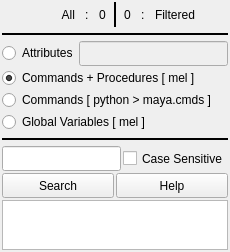
<?xml version="1.0" encoding="UTF-8"?>
<ui version="4.0">
	<class>WindowMain</class>
	<widget class="QMainWindow" name="WindowMain">
		<property name="geometry">
			<rect>
				<x>0</x>
				<y>0</y>
				<width>230</width>
				<height>252</height>
			</rect>
		</property>
		<property name="windowTitle">
			<string>Developer</string>
		</property>
		<property name="windowIcon">
			<iconset>
				<normaloff>../prefs/icons/ToolSeq.svg</normaloff>../prefs/icons/ToolSeq.svg
			</iconset>
		</property>
		<widget class="QWidget" name="Widget_00">
			<layout class="QVBoxLayout" name="verticalLayout">
				<property name="spacing">
					<number>2</number>
				</property>
				<property name="leftMargin">
					<number>2</number>
				</property>
				<property name="topMargin">
					<number>2</number>
				</property>
				<property name="rightMargin">
					<number>2</number>
				</property>
				<property name="bottomMargin">
					<number>2</number>
				</property>
				<item>
					<widget class="QWidget" name="Widget_01" native="true">
						<layout class="QHBoxLayout" name="horizontalLayout_8">
							<property name="spacing">
								<number>4</number>
							</property>
							<property name="leftMargin">
								<number>0</number>
							</property>
							<property name="topMargin">
								<number>0</number>
							</property>
							<property name="rightMargin">
								<number>0</number>
							</property>
							<property name="bottomMargin">
								<number>0</number>
							</property>
							<item>
								<widget class="QWidget" name="Widget_011" native="true">
									<layout class="QHBoxLayout" name="horizontalLayout_4">
										<property name="spacing">
											<number>10</number>
										</property>
										<property name="leftMargin">
											<number>0</number>
										</property>
										<property name="topMargin">
											<number>0</number>
										</property>
										<property name="rightMargin">
											<number>0</number>
										</property>
										<property name="bottomMargin">
											<number>0</number>
										</property>
										<item>
											<widget class="QLabel" name="label_7">
												<property name="sizePolicy">
													<sizepolicy hsizetype="Ignored" vsizetype="Ignored">
														<horstretch>0</horstretch>
														<verstretch>0</verstretch>
													</sizepolicy>
												</property>
												<property name="minimumSize">
													<size>
														<width>0</width>
														<height>25</height>
													</size>
												</property>
												<property name="text">
													<string>All</string>
												</property>
												<property name="alignment">
													<set>Qt::AlignRight|Qt::AlignTrailing|Qt::AlignVCenter</set>
												</property>
											</widget>
										</item>
										<item>
											<widget class="QLabel" name="label_2">
												<property name="sizePolicy">
													<sizepolicy hsizetype="Fixed" vsizetype="Ignored">
														<horstretch>0</horstretch>
														<verstretch>0</verstretch>
													</sizepolicy>
												</property>
												<property name="minimumSize">
													<size>
														<width>0</width>
														<height>25</height>
													</size>
												</property>
												<property name="text">
													<string>:</string>
												</property>
											</widget>
										</item>
										<item>
											<widget class="QLabel" name="Label_CountAll">
												<property name="sizePolicy">
													<sizepolicy hsizetype="Fixed" vsizetype="Ignored">
														<horstretch>0</horstretch>
														<verstretch>0</verstretch>
													</sizepolicy>
												</property>
												<property name="minimumSize">
													<size>
														<width>0</width>
														<height>25</height>
													</size>
												</property>
												<property name="text">
													<string>0</string>
												</property>
											</widget>
										</item>
									</layout>
								</widget>
							</item>
							<item>
								<widget class="Line" name="line">
									<property name="sizePolicy">
										<sizepolicy hsizetype="Fixed" vsizetype="Ignored">
											<horstretch>0</horstretch>
											<verstretch>0</verstretch>
										</sizepolicy>
									</property>
									<property name="minimumSize">
										<size>
											<width>10</width>
											<height>25</height>
										</size>
									</property>
									<property name="frameShadow">
										<enum>QFrame::Plain</enum>
									</property>
									<property name="lineWidth">
										<number>2</number>
									</property>
									<property name="orientation">
										<enum>Qt::Vertical</enum>
									</property>
								</widget>
							</item>
							<item>
								<widget class="QWidget" name="Widget_012" native="true">
									<layout class="QHBoxLayout" name="horizontalLayout_7">
										<property name="spacing">
											<number>10</number>
										</property>
										<property name="leftMargin">
											<number>0</number>
										</property>
										<property name="topMargin">
											<number>0</number>
										</property>
										<property name="rightMargin">
											<number>0</number>
										</property>
										<property name="bottomMargin">
											<number>0</number>
										</property>
										<item>
											<widget class="QLabel" name="Label_CountFiltered">
												<property name="sizePolicy">
													<sizepolicy hsizetype="Fixed" vsizetype="Ignored">
														<horstretch>0</horstretch>
														<verstretch>0</verstretch>
													</sizepolicy>
												</property>
												<property name="minimumSize">
													<size>
														<width>0</width>
														<height>25</height>
													</size>
												</property>
												<property name="text">
													<string>0</string>
												</property>
											</widget>
										</item>
										<item>
											<widget class="QLabel" name="label_6">
												<property name="sizePolicy">
													<sizepolicy hsizetype="Fixed" vsizetype="Ignored">
														<horstretch>0</horstretch>
														<verstretch>0</verstretch>
													</sizepolicy>
												</property>
												<property name="minimumSize">
													<size>
														<width>0</width>
														<height>25</height>
													</size>
												</property>
												<property name="text">
													<string>:</string>
												</property>
											</widget>
										</item>
										<item>
											<widget class="QLabel" name="label">
												<property name="sizePolicy">
													<sizepolicy hsizetype="Ignored" vsizetype="Ignored">
														<horstretch>0</horstretch>
														<verstretch>0</verstretch>
													</sizepolicy>
												</property>
												<property name="minimumSize">
													<size>
														<width>0</width>
														<height>25</height>
													</size>
												</property>
												<property name="text">
													<string>Filtered</string>
												</property>
											</widget>
										</item>
									</layout>
								</widget>
							</item>
						</layout>
					</widget>
				</item>
				<item>
					<widget class="Line" name="Widget_02">
						<property name="sizePolicy">
							<sizepolicy hsizetype="Ignored" vsizetype="Fixed">
								<horstretch>0</horstretch>
								<verstretch>0</verstretch>
							</sizepolicy>
						</property>
						<property name="minimumSize">
							<size>
								<width>0</width>
								<height>10</height>
							</size>
						</property>
						<property name="frameShadow">
							<enum>QFrame::Plain</enum>
						</property>
						<property name="lineWidth">
							<number>2</number>
						</property>
						<property name="orientation">
							<enum>Qt::Horizontal</enum>
						</property>
					</widget>
				</item>
				<item>
					<widget class="QWidget" name="Widget_03" native="true">
						<layout class="QVBoxLayout" name="verticalLayout_2">
							<property name="spacing">
								<number>2</number>
							</property>
							<property name="leftMargin">
								<number>0</number>
							</property>
							<property name="topMargin">
								<number>0</number>
							</property>
							<property name="rightMargin">
								<number>0</number>
							</property>
							<property name="bottomMargin">
								<number>0</number>
							</property>
							<item>
								<widget class="QWidget" name="Widget_031" native="true">
									<layout class="QHBoxLayout" name="horizontalLayout_5" stretch="1,2">
										<property name="spacing">
											<number>2</number>
										</property>
										<property name="leftMargin">
											<number>0</number>
										</property>
										<property name="topMargin">
											<number>0</number>
										</property>
										<property name="rightMargin">
											<number>0</number>
										</property>
										<property name="bottomMargin">
											<number>0</number>
										</property>
										<item>
											<widget class="QRadioButton" name="Radio_Attributes">
												<property name="sizePolicy">
													<sizepolicy hsizetype="Ignored" vsizetype="Fixed">
														<horstretch>0</horstretch>
														<verstretch>0</verstretch>
													</sizepolicy>
												</property>
												<property name="minimumSize">
													<size>
														<width>0</width>
														<height>20</height>
													</size>
												</property>
												<property name="text">
													<string>Attributes</string>
												</property>
												<attribute name="buttonGroup">
													<string notr="true">ButtonGroup_Mode</string>
												</attribute>
											</widget>
										</item>
										<item>
											<widget class="QLineEdit" name="Line_Attributes">
												<property name="enabled">
													<bool>false</bool>
												</property>
												<property name="sizePolicy">
													<sizepolicy hsizetype="Ignored" vsizetype="Ignored">
														<horstretch>0</horstretch>
														<verstretch>0</verstretch>
													</sizepolicy>
												</property>
												<property name="minimumSize">
													<size>
														<width>0</width>
														<height>25</height>
													</size>
												</property>
												<property name="alignment">
													<set>Qt::AlignCenter</set>
												</property>
											</widget>
										</item>
									</layout>
								</widget>
							</item>
							<item>
								<widget class="QRadioButton" name="Radio_CommandsMel">
									<property name="sizePolicy">
										<sizepolicy hsizetype="Ignored" vsizetype="Fixed">
											<horstretch>0</horstretch>
											<verstretch>0</verstretch>
										</sizepolicy>
									</property>
									<property name="minimumSize">
										<size>
											<width>0</width>
											<height>20</height>
										</size>
									</property>
									<property name="text">
										<string>Commands + Procedures [ mel ]</string>
									</property>
									<property name="checked">
										<bool>true</bool>
									</property>
									<attribute name="buttonGroup">
										<string notr="true">ButtonGroup_Mode</string>
									</attribute>
								</widget>
							</item>
							<item>
								<widget class="QRadioButton" name="Radio_CommandsPython">
									<property name="sizePolicy">
										<sizepolicy hsizetype="Ignored" vsizetype="Fixed">
											<horstretch>0</horstretch>
											<verstretch>0</verstretch>
										</sizepolicy>
									</property>
									<property name="minimumSize">
										<size>
											<width>0</width>
											<height>20</height>
										</size>
									</property>
									<property name="text">
										<string>Commands [ python &gt; maya.cmds ]</string>
									</property>
									<attribute name="buttonGroup">
										<string notr="true">ButtonGroup_Mode</string>
									</attribute>
								</widget>
							</item>
							<item>
								<widget class="QRadioButton" name="Radio_VariablesMel">
									<property name="sizePolicy">
										<sizepolicy hsizetype="Ignored" vsizetype="Fixed">
											<horstretch>0</horstretch>
											<verstretch>0</verstretch>
										</sizepolicy>
									</property>
									<property name="minimumSize">
										<size>
											<width>0</width>
											<height>20</height>
										</size>
									</property>
									<property name="text">
										<string>Global Variables [ mel ]</string>
									</property>
									<attribute name="buttonGroup">
										<string notr="true">ButtonGroup_Mode</string>
									</attribute>
								</widget>
							</item>
						</layout>
					</widget>
				</item>
				<item>
					<widget class="Line" name="Widget_04">
						<property name="sizePolicy">
							<sizepolicy hsizetype="Ignored" vsizetype="Fixed">
								<horstretch>0</horstretch>
								<verstretch>0</verstretch>
							</sizepolicy>
						</property>
						<property name="minimumSize">
							<size>
								<width>0</width>
								<height>10</height>
							</size>
						</property>
						<property name="frameShadow">
							<enum>QFrame::Plain</enum>
						</property>
						<property name="lineWidth">
							<number>2</number>
						</property>
						<property name="orientation">
							<enum>Qt::Horizontal</enum>
						</property>
					</widget>
				</item>
				<item>
					<widget class="QWidget" name="Widget_05" native="true">
						<layout class="QHBoxLayout" name="horizontalLayout_2">
							<property name="spacing">
								<number>2</number>
							</property>
							<property name="leftMargin">
								<number>0</number>
							</property>
							<property name="topMargin">
								<number>0</number>
							</property>
							<property name="rightMargin">
								<number>0</number>
							</property>
							<property name="bottomMargin">
								<number>0</number>
							</property>
							<item>
								<widget class="QLineEdit" name="Line_Search">
									<property name="sizePolicy">
										<sizepolicy hsizetype="Ignored" vsizetype="Ignored">
											<horstretch>0</horstretch>
											<verstretch>0</verstretch>
										</sizepolicy>
									</property>
									<property name="minimumSize">
										<size>
											<width>0</width>
											<height>25</height>
										</size>
									</property>
									<property name="alignment">
										<set>Qt::AlignCenter</set>
									</property>
								</widget>
							</item>
							<item>
								<widget class="QCheckBox" name="Check_CaseSensitive">
									<property name="sizePolicy">
										<sizepolicy hsizetype="Fixed" vsizetype="Ignored">
											<horstretch>0</horstretch>
											<verstretch>0</verstretch>
										</sizepolicy>
									</property>
									<property name="minimumSize">
										<size>
											<width>0</width>
											<height>25</height>
										</size>
									</property>
									<property name="text">
										<string>Case Sensitive</string>
									</property>
								</widget>
							</item>
						</layout>
					</widget>
				</item>
				<item>
					<widget class="QWidget" name="Widget_06" native="true">
						<layout class="QHBoxLayout" name="horizontalLayout">
							<property name="spacing">
								<number>2</number>
							</property>
							<property name="leftMargin">
								<number>0</number>
							</property>
							<property name="topMargin">
								<number>0</number>
							</property>
							<property name="rightMargin">
								<number>0</number>
							</property>
							<property name="bottomMargin">
								<number>0</number>
							</property>
							<item>
								<widget class="QPushButton" name="Button_Search">
									<property name="sizePolicy">
										<sizepolicy hsizetype="Ignored" vsizetype="Ignored">
											<horstretch>0</horstretch>
											<verstretch>0</verstretch>
										</sizepolicy>
									</property>
									<property name="minimumSize">
										<size>
											<width>0</width>
											<height>25</height>
										</size>
									</property>
									<property name="text">
										<string>Search</string>
									</property>
								</widget>
							</item>
							<item>
								<widget class="QPushButton" name="Button_Act">
									<property name="sizePolicy">
										<sizepolicy hsizetype="Ignored" vsizetype="Ignored">
											<horstretch>0</horstretch>
											<verstretch>0</verstretch>
										</sizepolicy>
									</property>
									<property name="minimumSize">
										<size>
											<width>0</width>
											<height>25</height>
										</size>
									</property>
									<property name="text">
										<string>Help</string>
									</property>
								</widget>
							</item>
						</layout>
					</widget>
				</item>
				<item>
					<widget class="QWidget" name="Widget_07" native="true">
						<layout class="QHBoxLayout" name="horizontalLayout_3">
							<property name="spacing">
								<number>2</number>
							</property>
							<property name="leftMargin">
								<number>0</number>
							</property>
							<property name="topMargin">
								<number>0</number>
							</property>
							<property name="rightMargin">
								<number>0</number>
							</property>
							<property name="bottomMargin">
								<number>0</number>
							</property>
							<item>
								<widget class="QPlainTextEdit" name="Text_Results">
									<property name="sizePolicy">
										<sizepolicy hsizetype="Ignored" vsizetype="Expanding">
											<horstretch>0</horstretch>
											<verstretch>0</verstretch>
										</sizepolicy>
									</property>
									<property name="minimumSize">
										<size>
											<width>0</width>
											<height>25</height>
										</size>
									</property>
									<property name="lineWrapMode">
										<enum>QPlainTextEdit::NoWrap</enum>
									</property>
								</widget>
							</item>
						</layout>
					</widget>
				</item>
			</layout>
		</widget>
	</widget>
	<resources/>
	<connections>
		<connection>
			<sender>Radio_Attributes</sender>
			<signal>toggled(bool)</signal>
			<receiver>Line_Attributes</receiver>
			<slot>setEnabled(bool)</slot>
			<hints>
				<hint type="sourcelabel">
					<x>39</x>
					<y>52</y>
				</hint>
				<hint type="destinationlabel">
					<x>153</x>
					<y>53</y>
				</hint>
			</hints>
		</connection>
	</connections>
	<buttongroups>
		<buttongroup name="ButtonGroup_Mode"/>
	</buttongroups>
</ui>
